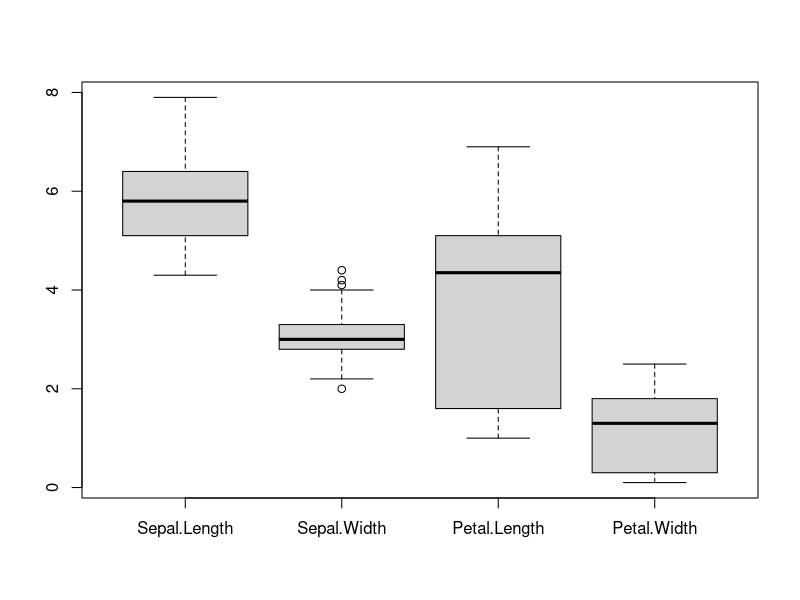
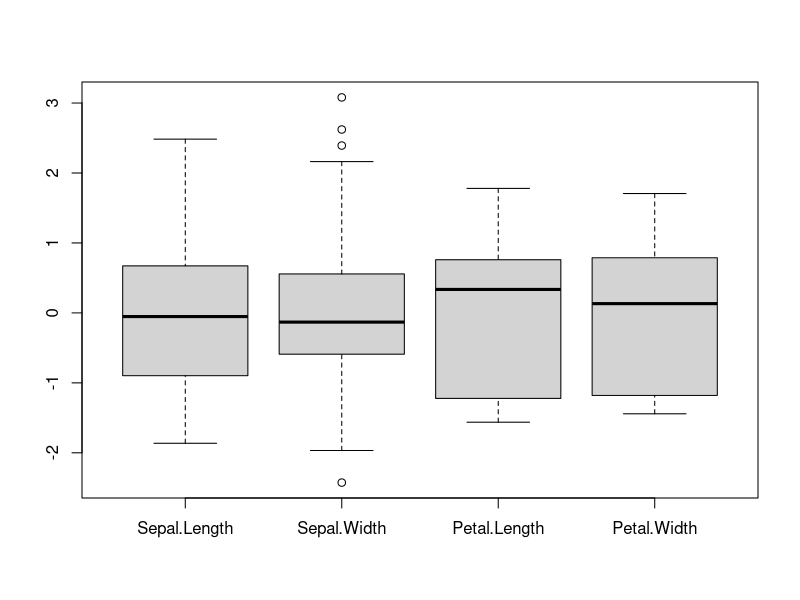
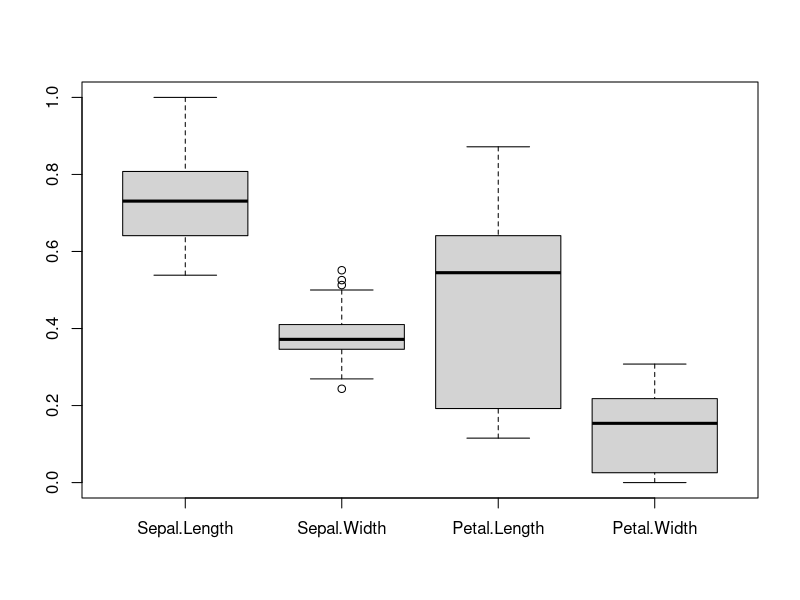

Here is the R script that generated these plots, in order:
# Title     : Features Scalling => DIMENSIONAMENTO DE CARACTERÍSTICAS
# Objective : Como a linguagem R pode nos apoiar nos trabalhos de tratamento de dados usando Feature Scalling
# Created by: accol
# Created on: 08/06/2020

# Para esse laboratório trabalharemos com o conjunto de dados iris
# Inicalmente vamos visualizar os dados sem qualquer transformação

print('\nObservando nosso conjunto de Dados sem qualquer transformação')
boxplot(iris[, 1:4])

# Primeiramente vamos realizar uma padronização => PADRONIZAÇÃO (Z-SCORE)
iris_padr = scale(iris[, 1:4])
print('\nObservando nosso conjunto de Dados usando PADRONIZAÇÃO (Z-SCORE)')
boxplot(iris_padr[, 1:4])

# Agora vamos realizar uma normalização => NORMALIZAÇÃO (MIN-MAX) -> para esse fim precisaremos criar uma função
normaliza = function(x){
  return((x - min(x)) / (max(x) - min(x)))
}
iris_norm = normaliza(iris[, 1:4])
print('\nObservando nosso conjunto de Dados usando NORMALIZAÇÃO (MIN-MAX)')
boxplot(iris_norm[, 1:4])
